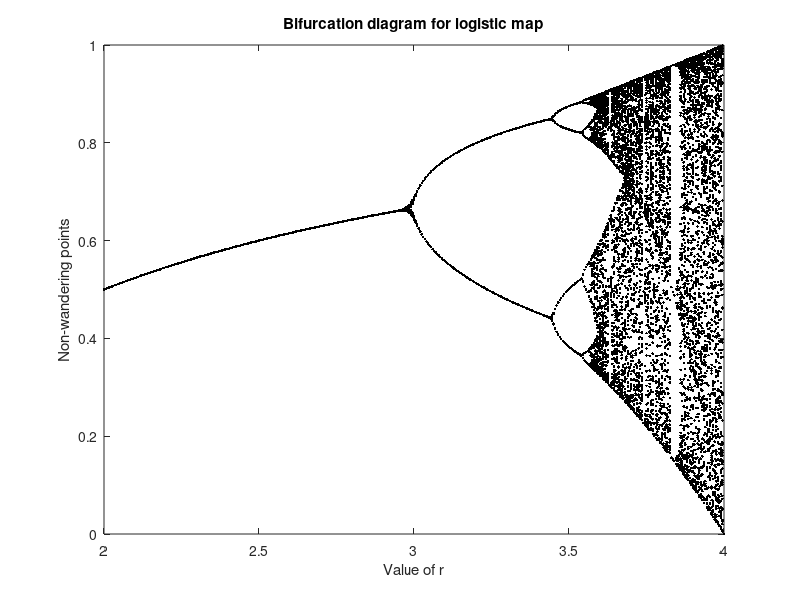

MATLAB code to generate this figure:
x0 = 0.5;           % inital value 
maxStep = 200;      % the first maxStep/2 values are discarded  
r = (2:0.005:4)'; 
x = zeros(length(r), maxStep+1);
x(:,1) = x0;
for ii = 1:maxStep
    x(:,ii+1) = r .* x(:,ii) .* (1-x(:,ii));
end
x = x(:,maxStep/2:end);
plot(r,x,'k.')
xlabel('Value of r')
ylabel('Non-wandering points')
title('Bifurcation diagram for logistic map')